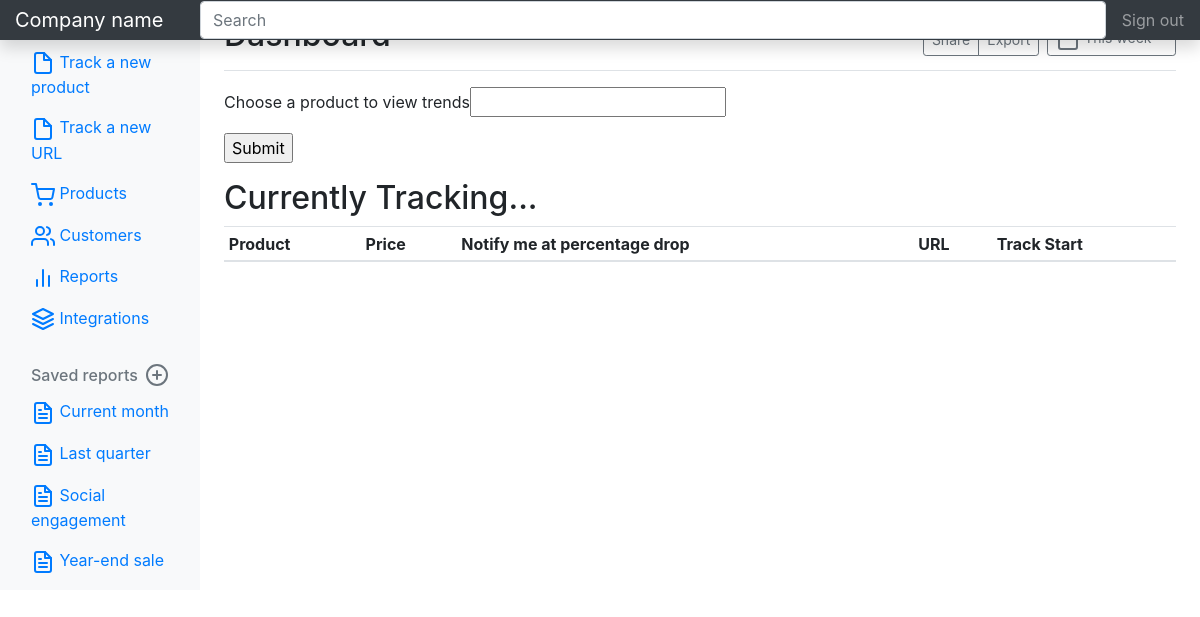
Before: /homepage (signed in) with the older database file.
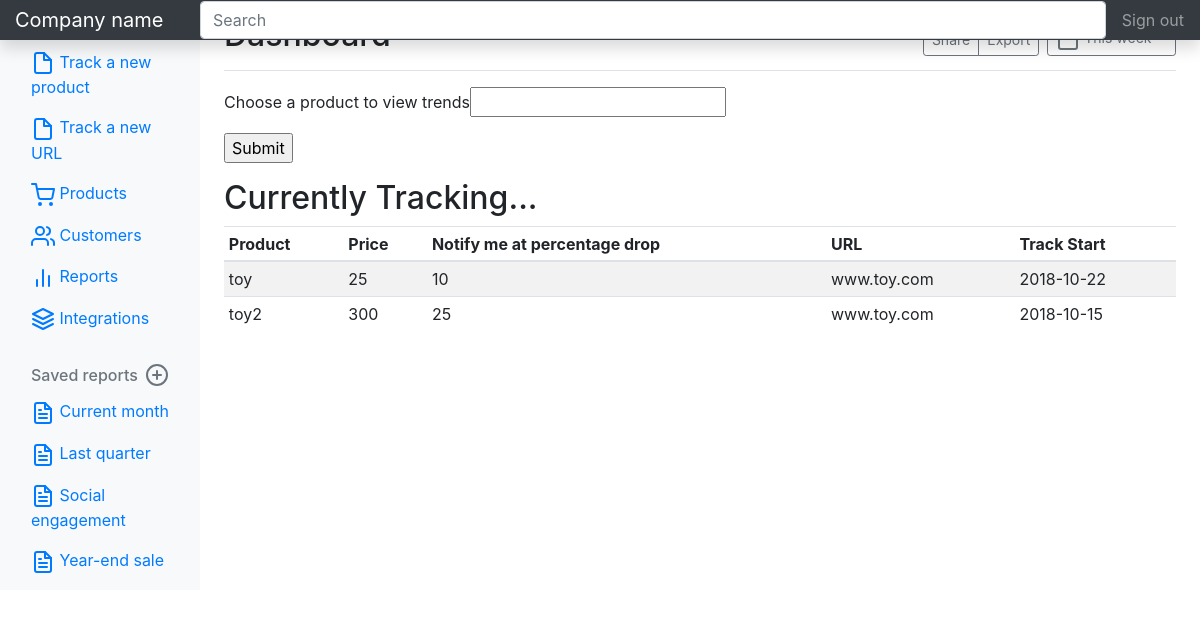
After: the same page with the newer database file.
### tables this page shows
CREATE TABLE original(
                pk INTEGER PRIMARY KEY AUTOINCREMENT,
                username VARCHAR,
                product VARCHAR,
                price INTEGER,
                percentage INTEGER,
                url VARCHAR,
                date TEXT);

### run/src/controllers/homepage.py (the view)
@controller.route('/homepage', methods=['POST','GET'])
def home():
    if 'username' in session:
        username = session['username']
        info = homepage.get_table_info(username)
        if request.method == 'POST':
            product = request.form['product']
            x_data, y_data = homepage.generate_graph_data(product)
            info = homepage.get_table_info(username)
            if x_data and y_data:
                time_string = homepage.generate_graph(x_data, y_data, product)
                return render_template('homepage.html', product = product+time_string, info=info)
            else:
                return render_template('homepage.html', info=info)
        else:
            return render_template('homepage.html',info=info)
    else:
        return redirect('/')

### run/src/models/homepage.py (called while the page is built)
def get_table_info(username):
    with Database('dealbase.db') as db:
        db.execute("""SELECT * FROM original WHERE username=?;""",(username,))
        info = db.fetchall()
        return info

### run/src/models/orm.py (called while the page is built)
    def __enter__(self):
        return self.cursor

    def __exit__(self,exc_type,exc_val, exc_tb):
        if self.connection:
            self.connection.commit()
            self.connection.close()

### run/src/templates/homepage.html (shortened to what this page needs)
<!doctype html>
<html lang="en">
  <head>
    <link href="https://getbootstrap.com/docs/4.1/dist/css/bootstrap.min.css" rel="stylesheet">
    <link href="https://getbootstrap.com/docs/4.1/examples/dashboard/dashboard.css" rel="stylesheet">
  </head>
  <body>
    <nav class="navbar navbar-dark fixed-top bg-dark flex-md-nowrap p-0 shadow">
      <a class="navbar-brand col-sm-3 col-md-2 mr-0" href="#">Company name</a>
      <input class="form-control form-control-dark w-100" type="text" placeholder="Search" aria-label="Search">
      <ul class="navbar-nav px-3">
        <li class="nav-item text-nowrap">
          <a class="nav-link" href="/logout">Sign out</a>
        </li>
      </ul>
    </nav>
    <div class="container-fluid">
      <div class="row">
        <nav class="col-md-2 d-none d-md-block bg-light sidebar">
          <div class="sidebar-sticky">
            <ul class="nav flex-column">
              <li class="nav-item">
                <a class="nav-link active" href="#">
                </a>
              </li>
              <li class="nav-item">
                <a class="nav-link" href="/add-product">
                  <span data-feather="file"></span>
                  Track a new product
                </a>
              </li>
              <li class="nav-item">
                <a class="nav-link" href="/add-url">
                  <span data-feather="file"></span>
                  Track a new URL
                </a>
              </li>
              <li class="nav-item">
                <a class="nav-link" href="#">
                  <span data-feather="shopping-cart"></span>
                  Products
                </a>
              </li>
              <li class="nav-item">
                <a class="nav-link" href="#">
                  <span data-feather="users"></span>
                  Customers
                </a>
              </li>
              <li class="nav-item">
                <a class="nav-link" href="#">
                  <span data-feather="bar-chart-2"></span>
                  Reports
                </a>
              </li>
              <li class="nav-item">
                <a class="nav-link" href="#">
                  <span data-feather="layers"></span>
                  Integrations
                </a>
              </li>
            </ul>
            <h6 class="sidebar-heading d-flex justify-content-between align-items-center px-3 mt-4 mb-1 text-muted">
              <span>Saved reports</span>
              <a class="d-flex align-items-center text-muted" href="#">
                <span data-feather="plus-circle"></span>
              </a>
            </h6>
            <ul class="nav flex-column mb-2">
              <li class="nav-item">
                <a class="nav-link" href="#">
                  <span data-feather="file-text"></span>
                  Current month
                </a>
              </li>
              <li class="nav-item">
                <a class="nav-link" href="#">
                  <span data-feather="file-text"></span>
                  Last quarter
                </a>
              </li>
              <li class="nav-item">
                <a class="nav-link" href="#">
                  <span data-feather="file-text"></span>
                  Social engagement
                </a>
              </li>
              <li class="nav-item">
                <a class="nav-link" href="#">
                  <span data-feather="file-text"></span>
                  Year-end sale
                </a>
              </li>
            </ul>
          </div>
        </nav>
        <main role="main" class="col-md-9 ml-sm-auto col-lg-10 px-4">
          <div class="d-flex justify-content-between flex-wrap flex-md-nowrap align-items-center pt-3 pb-2 mb-3 border-bottom">
            <h1 class="h2">Dashboard</h1>
            <div class="btn-toolbar mb-2 mb-md-0">
              <div class="btn-group mr-2">
                <button class="btn btn-sm btn-outline-secondary">Share</button>
                <button class="btn btn-sm btn-outline-secondary">Export</button>
              </div>
              <button class="btn btn-sm btn-outline-secondary dropdown-toggle">
              </button>
            </div>
          </div>
             {% block graph %}
             <form method = "post">
              <p>Choose a product to view trends<input type = "text" name = "product" /></p>
              <p><input type = "submit" value = "Submit" /></p>
            </form>
            {% endblock graph %}
          <h2>Currently Tracking...</h2>
          <div class="table-responsive">
            <table class="table table-striped table-sm">
              <thead>
                <tr>
                  <th>Product</th>
                  <th>Price</th>
                  <th>Notify me at percentage drop</th>
                  <th>URL</th>
                  <th>Track Start</th>
                </tr>
              </thead>
              <tbody>
                {% for each in info %}
                <tr>
                  <td>{{each[2]}}</td>
                  <td>{{each[3]}}</td>
                          <td>{{each[4]}}</td>
                  <td>{{each[5]}}</td>
                  <td>{{each[6]}}</td>
                </tr>
                {% endfor %}
              </tbody>
            </table>
          </div>
        </main>
      </div>
    </div>
  </body>
</html>

Changed rows visible on the page:
added original: product "toy", price "25", percentage "10", url "www.toy.com", date "2018-10-22"
added original: product "toy2", price "300", percentage "25", url "www.toy.com", date "2018-10-15"
